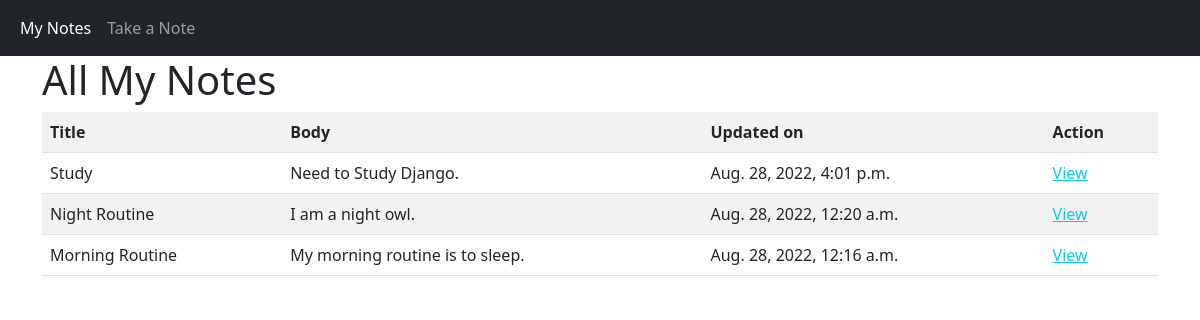
The page / on the database its author committed.
### notes/models.py (models this page shows, shortened)
class Entry(models.Model):
    title = models.CharField(max_length=200)
    body = models.TextField()
    created_at = models.DateTimeField(auto_now_add=True)
    updated_on = models.DateTimeField(auto_now=True)

### notes/views.py (the view)
# urls.py: path('', index, name='home' ),
def index(request):
    notes = Entry.objects.all().order_by("-updated_on")
    return render(request, "notes/index.html", {"notes": notes})

### notes/templates/notes/index.html
{% extends 'notes/base.html' %}
{% load tz %}
{% block content %}
    <h1> All My Notes </h1>
    <table class="table table-striped table-hover">
        <tr>
            <th>Title</th>
            <th>Body</th>
            <th>Updated on</th>
            <th>Action</th>
        </tr>
        {% for note in notes %}
            <tr>
                <td>{{ note.title }}</td>
                <td>{{ note.body }}</td>
                <td>{{ note.updated_on | timezone:"Asia/Kolkata"  }}</td>
                <td><a href="{% url 'note' note.id %}" class="link-info">View</a></td>
            </tr>
        {% endfor %}
    </table>
{% endblock%}

### notes/templates/notes/base.html (shortened to what this page needs)
<!DOCTYPE html>
<html lang="en">
<head>
    <link href="https://cdn.jsdelivr.net/npm/bootstrap@5.2.0/dist/css/bootstrap.min.css" rel="stylesheet">
</head>
<body>
    {% include 'notes/header.html' %}
    <div class="container">
        {% block content %}
    {% endblock %}
    </div>
</body>
</html>

### notes/templates/notes/header.html (shortened to what this page needs)
<header>
    <nav class="navbar navbar-expand-lg navbar-dark bg-dark">
        <div class="container-fluid">
            <div class="collapse navbar-collapse" id="navbarNav">
                <ul class="navbar-nav">
                    <li class="nav-item">
                        {% url 'home' as url %}
                        <a class="nav-link {% if request.path == url %} active {% endif %} " aria-current="page" href="{{ url }}">My Notes</a>
                    </li>
                    <li class="nav-item">
                        {% url 'add_note' as url %}
                        <a class="nav-link {% if request.path == url %} active {% endif %} " aria-current="page" href="{{ url }}">Take a Note</a>
                    </li>
                </ul>
            </div>
        </div>
    </nav>
</header>

### rows shown on the page
Entry: title "Study", body "Need to Study Django.", updated_on "Aug. 28, 2022, 4:01 p.m."
Entry: title "Night Routine", body "I am a night owl.", updated_on "Aug. 28, 2022, 12:20 a.m."
Entry: title "Morning Routine", body "My morning routine is to sleep.", updated_on "Aug. 28, 2022, 12:16 a.m."
